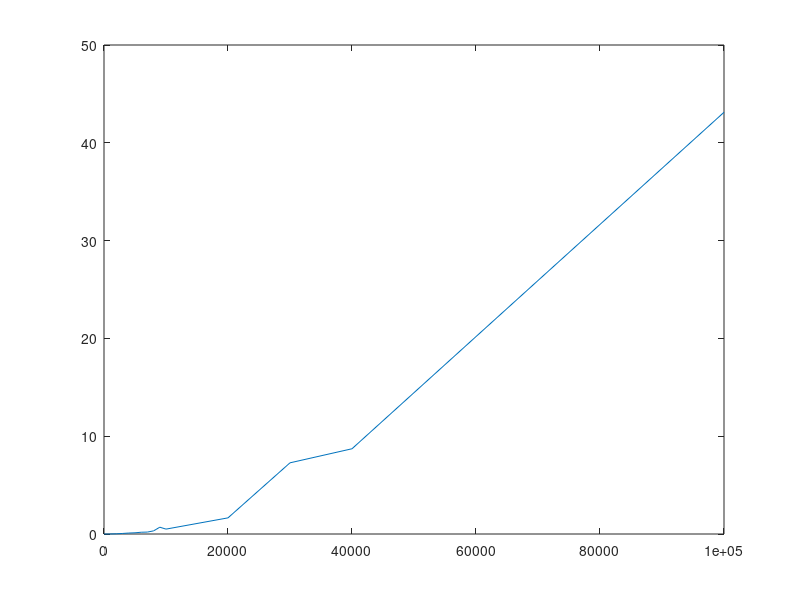

This figure's MATLAB source:
load SelectSort.dat;
xlabel ("Numero de elementos");
ylabel ("Tiempo");
plot(SelectSort(:,1),SelectSort(:,2));
pause(20);

